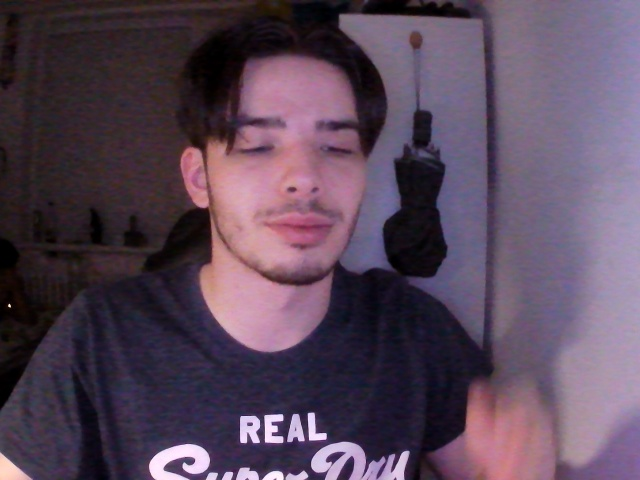
#> input picture Files/webcam_example.jpg, 640 x 480 px, found by its file name
$ python Haar_Cascade.py
#> lines starting #> are read from the running program, lines starting #| are printed output that depends on the picture; after the words box and inside, x2 and y2 are one past the last pixel; in counts of white or black regions, pixels touching at a corner belong together
import cv2
import time

# Load Haar Cascade model for face detection
face_cascade = cv2.CascadeClassifier(cv2.data.haarcascades + 'haarcascade_frontalface_default.xml')

def detect_faces_haar(image_path):
    image = cv2.imread(image_path)
#> image is the input picture: shape (480, 640, 3); mean B, G, R 89, 70.9, 88.8
    gray = cv2.cvtColor(image, cv2.COLOR_BGR2GRAY)
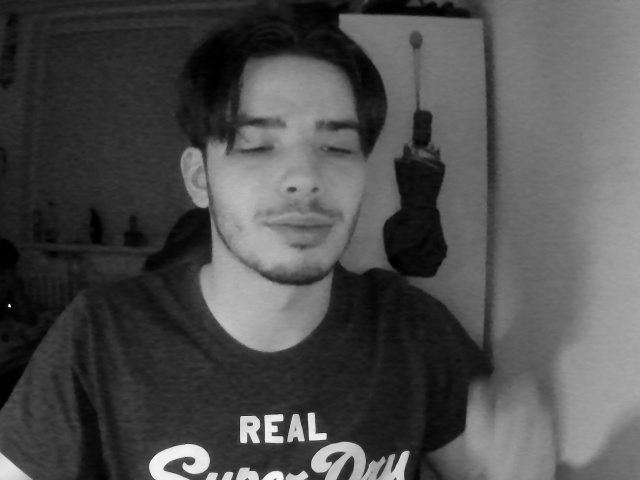
#> gray: shape (480, 640); min 0, max 250, mean 78.4

    start_time = time.time()
    faces = face_cascade.detectMultiScale(gray, scaleFactor=1.1, minNeighbors=5, minSize=(30, 30))
#> faces = [[193, 68, 213, 213]]
    detection_time = time.time() - start_time

    for (x, y, w, h) in faces:
        cv2.rectangle(image, (x, y), (x + w, y + h), (255, 0, 0), 2)
#> this loop made 1 pass
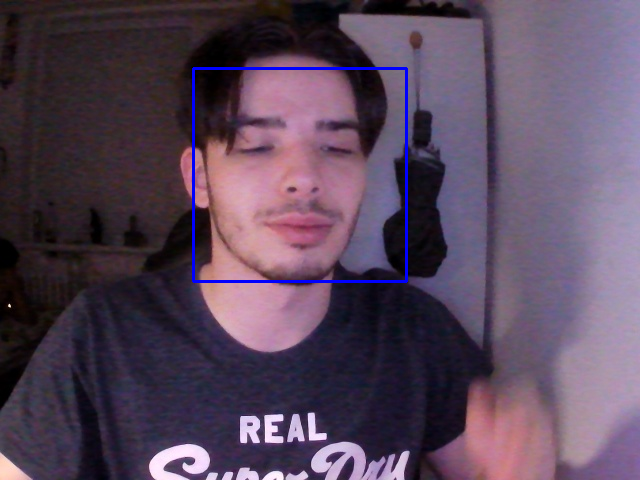
#> image: shape (480, 640, 3); 0.83% of pixels changed, all inside (x1, y1, x2, y2) = (192, 67, 408, 283)

    return image, detection_time, len(faces)

# Example usage
image_path = 'face-recognition\Basic\ImagesBasic\webcam_example.jpg'
output_image, detection_time, num_faces = detect_faces_haar(image_path)
#> detection_time = 0.196; num_faces = 1
print(f"Haar Cascade - Detected {num_faces} faces in {detection_time:.4f} seconds")
#| Haar Cascade - Detected 1 faces in 0.1964 seconds
cv2.imshow("Detected Faces", output_image)
cv2.waitKey(0)
cv2.destroyAllWindows()

$ run again, with Files/annotation_example.jpg copied over Files/webcam_example.jpg
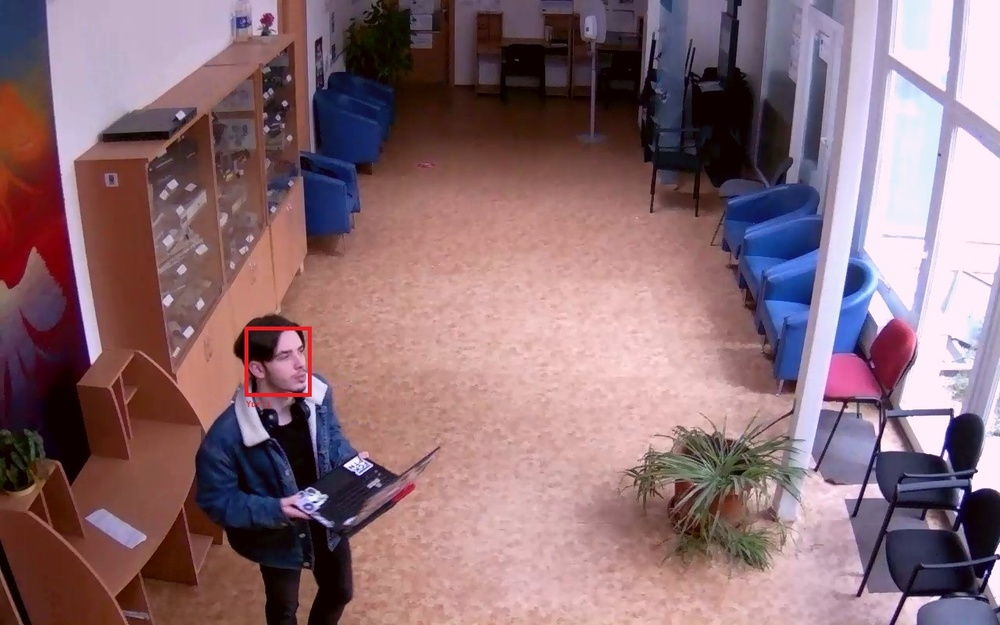
#> input picture Files/annotation_example.jpg, 1000 x 625 px, shrunk from 1280 x 800 before the run, found by its file name
#> in detect_faces_haar, image is the input picture: shape (625, 1000, 3); mean B, G, R 117, 109.6, 139.5
#> in detect_faces_haar, `gray = cv2.cvtColor(image, cv2.COLOR_BGR2GRAY)`:
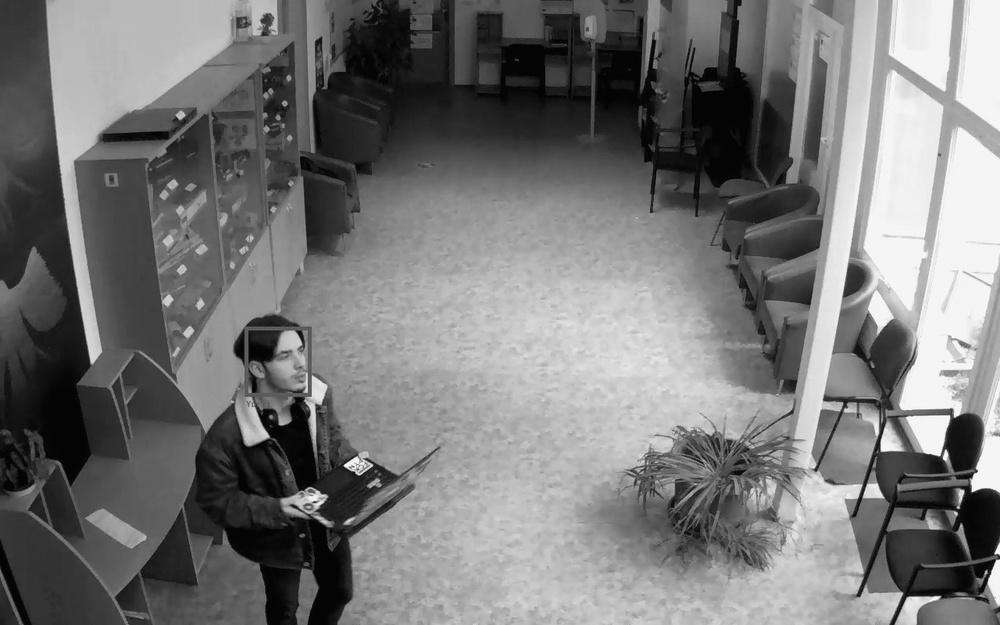
#> gray: shape (625, 1000); min 1, max 252, mean 119.4
#> faces = ()
#> detection_time = 0.521; num_faces = 0
#| Haar Cascade - Detected 0 faces in 0.5211 seconds
